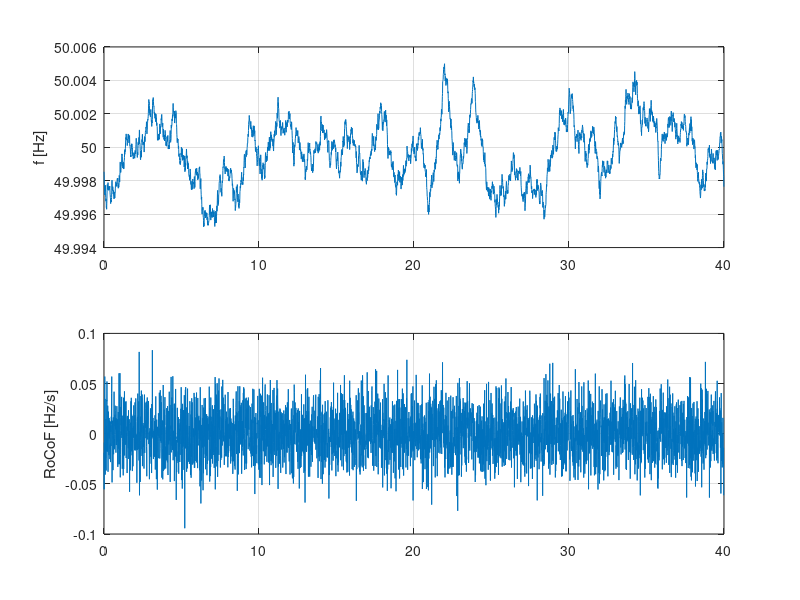

This figure's MATLAB source: (Note: this script raises an error after producing the figure.)
% Script to generate different frequency signals for the use of the PFC
% DLL.
clear;close all;clc;
%% Preprocessing

% params
Tmax = 40; % [s]
dt = 0.01; % [s]
f0 = 50; % [Hz] grid frequency

% noise parameters
SNR         = 70; % [-] signal to noise ratio
AvgWindow   = 100; % [-] window size for noise averaging
% triangle parameters
shape = 1/2; % 1/2 = triangle
amplitude = 0.2; 

% generate base signal
t = 0:dt:Tmax-dt;

% select signal type
SignalType = "noisy"; % possible: triangle, noisy

switch SignalType
    case "noisy"
        f_constant = ones(1,length(t))*f0;
        % add noise
        rng(1); % initialize random number generator to get the same results every time
        P_signal = mean(f_constant.^2);
        P_noise = P_signal / 10^(SNR/10);
        noise = sqrt(P_noise) * randn(size(t));
        NoiseSmooth = movmean(noise,AvgWindow);
        f_noisy = f_constant + NoiseSmooth;
        f = f_noisy;
    case "triangle"
        f = sawtooth(t,shape)*amplitude + f0;
    otherwise
        error("No case with this name")
end

% calculate RoCoF
RoCoF = diff(f)./dt;

% Plot signal
figure("Name","FrequencySignalGeneration")
subplot(211)
hold on; grid on; box on
plot(t,f);
ylabel("f [Hz]")

subplot(212)
hold on; grid on; box on
plot(t(1:end-1),RoCoF);
ylabel("RoCoF [Hz/s]")

%% Generate csv file
% frequency
m = [t(1:end-1);f(1:end-1)]';
writematrix(m,"FrequencySignal.csv");
